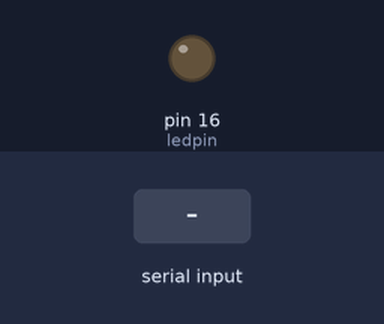
A sketch run on a simulated Arduino Uno, built with avr-gcc and run on an emulated ATmega328P. Parts: output pins drawn as LEDs (lit = HIGH). Inputs (shaded band) come from the test bench. What the sketch prints to the serial monitor is not drawn.

Above: at 1.2 s.
1.3 s: "R" received over Serial
At 1.7 s:
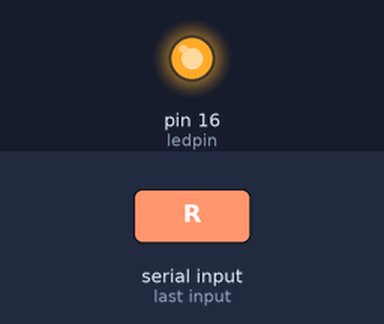
Timing chart, 0 to 4.3 s (numbered marks = the images above; inputs shaded):
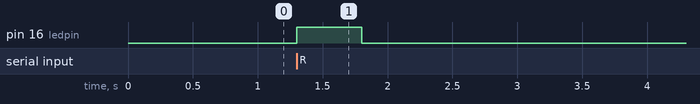

The sketch:

serial1.ino
```cpp
int val;//定义变量val
int ledpin=16;//定义数字接口16

void setup()
{
  Serial.begin(9600);//设置波特率为9600，这里要跟软件设置相一致。当接入特定设备（如：蓝牙）时，我们也要跟其他设备的波特率达到一致。
  pinMode(ledpin,OUTPUT);//设置数字13 口为输出接口，Arduino 上我们用到的I/O 口都要进行类似这样的定义。
}

void loop()
{
  val=Serial.read();//读取PC 机发送给Arduino 的指令或字符，并将该指令或字符赋给val
  if(val=='R')//判断接收到的指令或字符是否是“R”。
  {//如果接收到的是“R”字符
    digitalWrite(ledpin,HIGH);//点亮数字13 口LED。
    delay(500);
    digitalWrite(ledpin,LOW);//熄灭数字13 口LED
    delay(500);
    Serial.println("Hello World!");//显示“Hello World！”字符串
  }
}
```

Measured:
- after the input at 1.3 s, pin 16 (ledpin): LOW → HIGH at once, → LOW 0.50 s later
